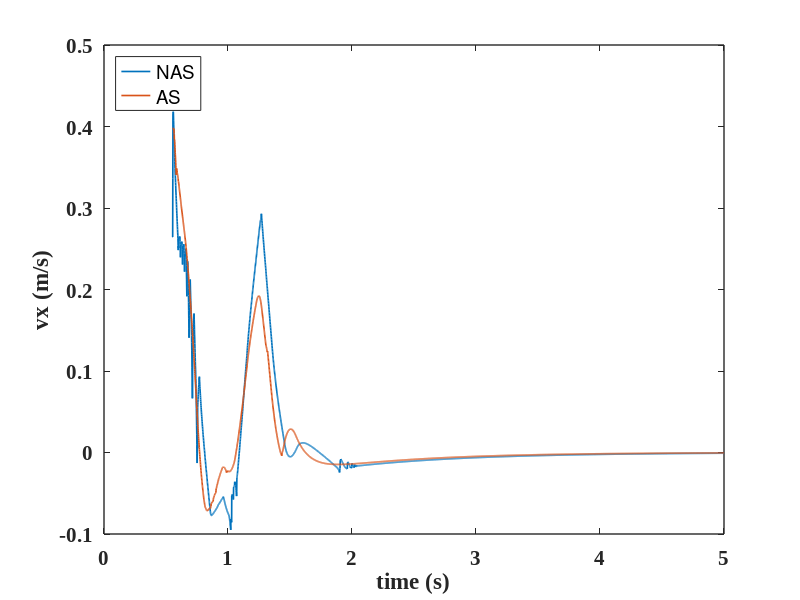
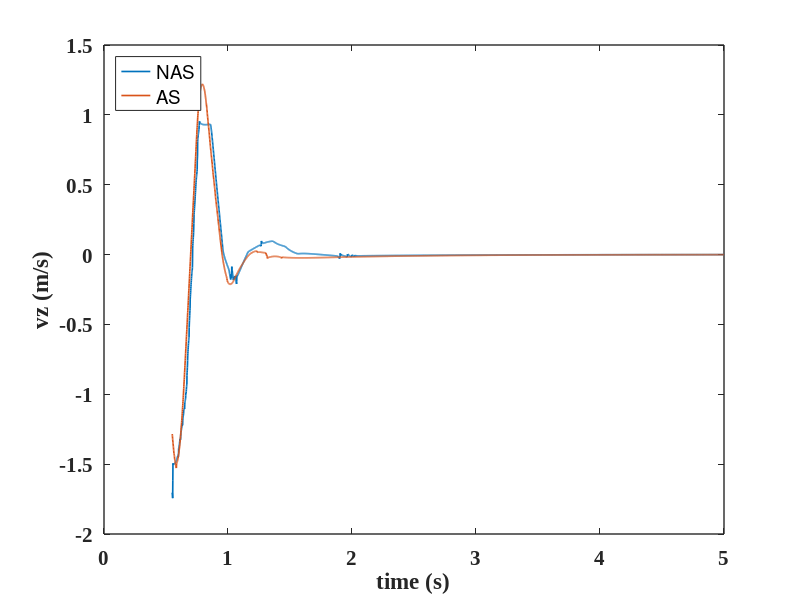
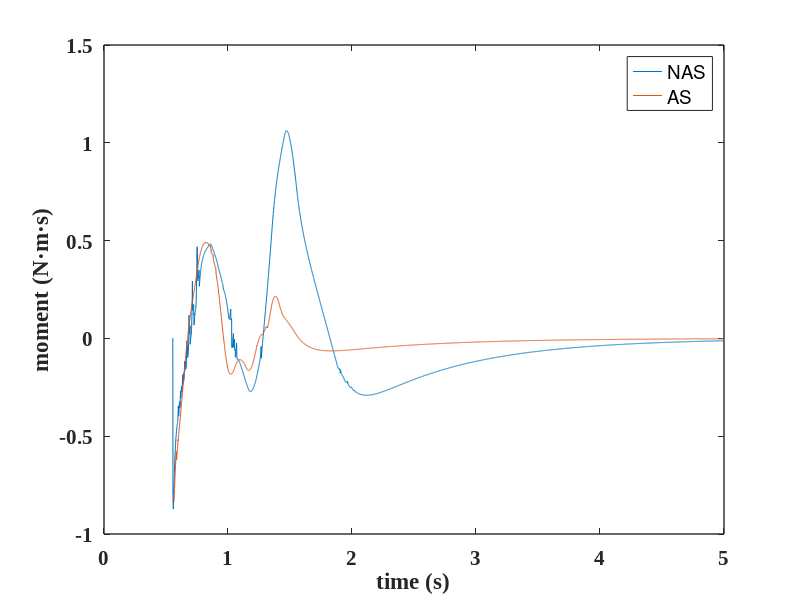

Reproduce these figures in MATLAB, in order. (Note: this script raises an error after producing the figures.)
clear;
close all;
%% h=[0.1,0.15,0.2] l=[0.1,0.15,0.2]
% h=0.1, l=0.1;
% h=0.1, l=0.15;
% h=0.1, l=0.2;

%% h=0.1, l=0.1;
% % E_Lower_as=124.4J;
% % E_Upper_as=7.77
% % E_Lower_nas=165.8J;
% % E_Upper_nas=0.09J;
% 
% % agility_as=0.2733 m/s
% % agility_nas=0.2719 m/s
% 
% % stability_time_as=3.661s
% % stability_time_nas=4.308s
% % sum_error_p_as=512 N m s
% % sum_error_p_nas=879 N m s
% % just keeping the stability of posture
% 
% load('h=0.1_l=0.1/energy_nas.mat');
% % load('h=0.1_l=0.1/energy_as.mat');
% E_RThigh_nas=Energy_Recording.energy_cost_joint(:,2+1)';
% E_RThigh_nas=E_RThigh_nas(:,2:end);
% E_RKnee_nas=Energy_Recording.energy_cost_joint(:,3+1)';
% E_RKnee_nas=E_RKnee_nas(:,2:end);
% E_RAnkle_nas=Energy_Recording.energy_cost_joint(:,4+1)';
% E_RAnkle_nas=E_RAnkle_nas(:,2:end);
% 
% E_LThigh_nas=Energy_Recording.energy_cost_joint(:,7+1)';
% E_LThigh_nas=E_LThigh_nas(:,2:end);
% E_LKnee_nas=Energy_Recording.energy_cost_joint(:,8+1)';
% E_LKnee_nas=E_LKnee_nas(:,2:end);
% E_LAnkle_nas=Energy_Recording.energy_cost_joint(:,9+1)';
% E_LAnkle_nas=E_LAnkle_nas(:,2:end);
% 
% E_RHipz_nas=Energy_Recording.energy_cost_joint(:,0+1)';
% E_RHipz_nas=E_RHipz_nas(:,2:end);
% E_RHipx_nas=Energy_Recording.energy_cost_joint(:,1+1)';
% E_RHipx_nas=E_RHipx_nas(:,2:end);
% 
% E_LHipz_nas=Energy_Recording.energy_cost_joint(:,5+1)';
% E_LHipz_nas=E_LHipz_nas(:,2:end);
% E_LHipx_nas=Energy_Recording.energy_cost_joint(:,6+1)';
% E_LHipx_nas=E_LHipx_nas(:,2:end);
% 
% E_Lower_nas=E_RThigh_nas(:,end)+E_LThigh_nas(:,end)+E_RKnee_nas(:,end)+...
%                 E_LKnee_nas(:,end)+E_RAnkle_nas(:,end)+E_LAnkle_nas(:,end)+...
%                 E_RHipz_nas(:,end)+E_RHipx_nas(:,end)+...
%                 E_LHipz_nas(:,end)+E_LHipx_nas(:,end);
%             
% E_Upper_nas=Energy_Recording.energy_cost_joint(:,10+1:end);
% E_Upper_nas=sum(E_Upper_nas(end,:));
% 
% load('h=0.1_l=0.1/v_nas.mat');
% vx_NAS=Velocity_Recording.actual_com_velocity(:,1)';
% vx_NAS=vx_NAS(:,2:end);
% vz_NAS=Velocity_Recording.actual_com_velocity(:,3)';
% vz_NAS=vz_NAS(:,2:end);
% Mp_NAS=Velocity_Recording.pitch_moment;
% Mp_NAS=Mp_NAS(:,2:end);
% 
% load('h=0.1_l=0.1/v_as.mat');
% vx_AS=Velocity_Recording.actual_com_velocity(:,1)';
% vx_AS=vx_AS(:,2:end);
% vz_AS=Velocity_Recording.actual_com_velocity(:,3)';
% vz_AS=vz_AS(:,2:end);
% Mp_AS=Velocity_Recording.pitch_moment;
% Mp_AS=Mp_AS(:,2:end);
% 
% time=Velocity_Recording.lcm_timestamp/5;
% a=1;
% num=5000;
% time=time(:,a:num);
% 
% 
% f1=figure;
% plot(time,vx_NAS(:,a:num),'LineWidth',1.2);
% hold on;
% plot(time,vx_AS(:,a:num),'LineWidth',1.2);
% xlabel('time (s)');ylabel('vx (m/s)');
% legend('NAS','AS','Location', 'northwest');
% set(gca, 'linewidth',1, 'fontsize',15,'Fontname', 'Times New Roman','FontWeight','bold');
% 
% 
% f2=figure;
% plot(time,vz_NAS(:,a:num),'LineWidth',1.2);
% hold on;
% plot(time,vz_AS(:,a:num),'LineWidth',1.2);
% xlabel('time (s)');ylabel('vz (m/s)');
% legend('NAS','AS','Location', 'northwest');
% set(gca, 'linewidth',1, 'fontsize',15,'Fontname', 'Times New Roman','FontWeight','bold');
% 
% 
% f3=figure;
% plot(time,Mp_NAS(:,a:num));
% xlabel('time (s)');ylabel('moment (N·m·s)');
% hold on;
% plot(time,Mp_AS(:,a:num));
% hold on;
% legend('NAS','AS');
% set(gca, 'linewidth',1,'FontSize',15,'Fontname', 'Times New Roman','FontWeight','bold');
% agility_as=cal_agility(vx_AS(:,200),vz_AS(:,200));
% agility_nas=cal_agility(vx_NAS(:,200),vz_NAS(:,200));
% 
% 
% time=Velocity_Recording.lcm_timestamp/5;
% a=500;
% num=5000;
% time=time(:,a:num);
% sum_error_p_as=sum(abs(Mp_AS(:,a:num)));
% sum_error_p_nas=sum(abs(Mp_NAS(:,a:num)));
% 
% sum_error_vx_as=sum(abs(vx_AS(:,a:num)));
% sum_error_vx_nas=sum(abs(vx_NAS(:,a:num)));
% 
% sum_error_vz_as=sum(abs(vz_AS(:,a:num)));
% sum_error_vz_nas=sum(abs(vz_NAS(:,a:num)));
% 
% a=0;


%% h=0.1, l=0.15;
% % E_Lower_as=133.1J;
% % E_Upper_as=5.8J
% % E_Lower_nas=181J;
% % E_Upper_nas=0.32J;
% 
% % agility_as=0.3809 m/s
% % agility_nas=0.3807 m/s
% 
% % % stability_time_as=3.661s
% % % stability_time_nas=4.308s
% % sum_error_p_as=188 N m s
% % sum_error_p_nas=474 N m s
% % just keeping the stability of posture
% 
% % load('h=0.1_l=0.15/energy_nas.mat');
% load('h=0.1_l=0.15/energy_as.mat');
% E_RThigh_nas=Energy_Recording.energy_cost_joint(:,2+1)';
% E_RThigh_nas=E_RThigh_nas(:,2:end);
% E_RKnee_nas=Energy_Recording.energy_cost_joint(:,3+1)';
% E_RKnee_nas=E_RKnee_nas(:,2:end);
% E_RAnkle_nas=Energy_Recording.energy_cost_joint(:,4+1)';
% E_RAnkle_nas=E_RAnkle_nas(:,2:end);
% 
% E_LThigh_nas=Energy_Recording.energy_cost_joint(:,7+1)';
% E_LThigh_nas=E_LThigh_nas(:,2:end);
% E_LKnee_nas=Energy_Recording.energy_cost_joint(:,8+1)';
% E_LKnee_nas=E_LKnee_nas(:,2:end);
% E_LAnkle_nas=Energy_Recording.energy_cost_joint(:,9+1)';
% E_LAnkle_nas=E_LAnkle_nas(:,2:end);
% 
% E_RHipz_nas=Energy_Recording.energy_cost_joint(:,0+1)';
% E_RHipz_nas=E_RHipz_nas(:,2:end);
% E_RHipx_nas=Energy_Recording.energy_cost_joint(:,1+1)';
% E_RHipx_nas=E_RHipx_nas(:,2:end);
% 
% E_LHipz_nas=Energy_Recording.energy_cost_joint(:,5+1)';
% E_LHipz_nas=E_LHipz_nas(:,2:end);
% E_LHipx_nas=Energy_Recording.energy_cost_joint(:,6+1)';
% E_LHipx_nas=E_LHipx_nas(:,2:end);
% 
% E_Lower_nas=E_RThigh_nas(:,end)+E_LThigh_nas(:,end)+E_RKnee_nas(:,end)+...
%                 E_LKnee_nas(:,end)+E_RAnkle_nas(:,end)+E_LAnkle_nas(:,end)+...
%                 E_RHipz_nas(:,end)+E_RHipx_nas(:,end)+...
%                 E_LHipz_nas(:,end)+E_LHipx_nas(:,end);
%             
% E_Upper_nas=Energy_Recording.energy_cost_joint(:,10+1:end);
% E_Upper_nas=sum(E_Upper_nas(end,:));
% 
% load('h=0.1_l=0.15/v_nas.mat');
% vx_NAS=Velocity_Recording.actual_com_velocity(:,1)';
% vx_NAS=vx_NAS(:,2:end);
% vz_NAS=Velocity_Recording.actual_com_velocity(:,3)';
% vz_NAS=vz_NAS(:,2:end);
% Mp_NAS=Velocity_Recording.pitch_moment;
% Mp_NAS=Mp_NAS(:,2:end);
% 
% load('h=0.1_l=0.15/v_as.mat');
% vx_AS=Velocity_Recording.actual_com_velocity(:,1)';
% vx_AS=vx_AS(:,2:end);
% vz_AS=Velocity_Recording.actual_com_velocity(:,3)';
% vz_AS=vz_AS(:,2:end);
% Mp_AS=Velocity_Recording.pitch_moment;
% Mp_AS=Mp_AS(:,2:end);
% 
% time=Velocity_Recording.lcm_timestamp/5;
% a=1;
% num=5000;
% time=time(:,a:num);
% 
% 
% f1=figure;
% plot(time,vx_NAS(:,a:num),'LineWidth',1.2);
% hold on;
% plot(time,vx_AS(:,a:num),'LineWidth',1.2);
% xlabel('time (s)');ylabel('vx (m/s)');
% legend('NAS','AS','Location', 'northwest');
% set(gca, 'linewidth',1, 'fontsize',15,'Fontname', 'Times New Roman','FontWeight','bold');
% 
% 
% f2=figure;
% plot(time,vz_NAS(:,a:num),'LineWidth',1.2);
% hold on;
% plot(time,vz_AS(:,a:num),'LineWidth',1.2);
% xlabel('time (s)');ylabel('vz (m/s)');
% legend('NAS','AS','Location', 'northwest');
% set(gca, 'linewidth',1, 'fontsize',15,'Fontname', 'Times New Roman','FontWeight','bold');
% 
% 
% f3=figure;
% plot(time,Mp_NAS(:,a:num));
% xlabel('time (s)');ylabel('moment (N·m·s)');
% hold on;
% plot(time,Mp_AS(:,a:num));
% hold on;
% legend('NAS','AS');
% set(gca, 'linewidth',1,'FontSize',15,'Fontname', 'Times New Roman','FontWeight','bold');
% agility_as=cal_agility(vx_AS(:,200),vz_AS(:,200));
% agility_nas=cal_agility(vx_NAS(:,200),vz_NAS(:,200));
% 
% 
% time=Velocity_Recording.lcm_timestamp/5;
% a=500;
% num=5000;
% time=time(:,a:num);
% sum_error_p_as=sum(abs(Mp_AS(:,a:num)));
% sum_error_p_nas=sum(abs(Mp_NAS(:,a:num)));
% 
% sum_error_vx_as=sum(abs(vx_AS(:,a:num)));
% sum_error_vx_nas=sum(abs(vx_NAS(:,a:num)));
% 
% sum_error_vz_as=sum(abs(vz_AS(:,a:num)));
% sum_error_vz_nas=sum(abs(vz_NAS(:,a:num)));
% 
% a=0;


%% h=0.15, l=0.1;
% E_Lower_as=151J;
% E_Upper_as=13.82
% E_Lower_nas=198.83J;
% E_Upper_nas=0.13J;
% agility_as=0.33m/s
% agility_nas=0.31m/s
% stability_time_as=2.921s
% stability_time_nas=4.533s
% sum_error_p_as=283.05m/s
% sum_error_p_nas=805.41m/s
% sum_error_vx_as=118.40m/s
% sum_error_vx_nas=138.71m/s
% sum_error_vz_as=383.16m/s
% sum_error_vz_nas=392.38m/s

% load('h_0.15_l_0.1_energy_nas.mat');
load('h_0.15_l_0.1_energy_as.mat');
E_RThigh_nas=Energy_Recording.energy_cost_joint(:,2+1)';
E_RThigh_nas=E_RThigh_nas(:,2:end);
E_RKnee_nas=Energy_Recording.energy_cost_joint(:,3+1)';
E_RKnee_nas=E_RKnee_nas(:,2:end);
E_RAnkle_nas=Energy_Recording.energy_cost_joint(:,4+1)';
E_RAnkle_nas=E_RAnkle_nas(:,2:end);

E_LThigh_nas=Energy_Recording.energy_cost_joint(:,7+1)';
E_LThigh_nas=E_LThigh_nas(:,2:end);
E_LKnee_nas=Energy_Recording.energy_cost_joint(:,8+1)';
E_LKnee_nas=E_LKnee_nas(:,2:end);
E_LAnkle_nas=Energy_Recording.energy_cost_joint(:,9+1)';
E_LAnkle_nas=E_LAnkle_nas(:,2:end);

E_RHipz_nas=Energy_Recording.energy_cost_joint(:,0+1)';
E_RHipz_nas=E_RHipz_nas(:,2:end);
E_RHipx_nas=Energy_Recording.energy_cost_joint(:,1+1)';
E_RHipx_nas=E_RHipx_nas(:,2:end);

E_LHipz_nas=Energy_Recording.energy_cost_joint(:,5+1)';
E_LHipz_nas=E_LHipz_nas(:,2:end);
E_LHipx_nas=Energy_Recording.energy_cost_joint(:,6+1)';
E_LHipx_nas=E_LHipx_nas(:,2:end);

E_Lower_nas=E_RThigh_nas(:,end)+E_LThigh_nas(:,end)+E_RKnee_nas(:,end)+...
                E_LKnee_nas(:,end)+E_RAnkle_nas(:,end)+E_LAnkle_nas(:,end)+...
                E_RHipz_nas(:,end)+E_RHipx_nas(:,end)+...
                E_LHipz_nas(:,end)+E_LHipx_nas(:,end);
            
E_Upper_nas=Energy_Recording.energy_cost_joint(:,10+1:end);
E_Upper_nas=sum(E_Upper_nas(end,:));
load('h_0.15_l_0.1_v_nas.mat');
vx_NAS=Velocity_Recording.actual_com_velocity(:,1)';
vx_NAS=vx_NAS(:,2:end);
vz_NAS=Velocity_Recording.actual_com_velocity(:,3)';
vz_NAS=vz_NAS(:,2:end);
Mp_NAS=Velocity_Recording.pitch_moment;
Mp_NAS=Mp_NAS(:,2:end);

load('h_0.15_l_0.1_v_as.mat');
vx_AS=Velocity_Recording.actual_com_velocity(:,1)';
vx_AS=vx_AS(:,2:end);
vz_AS=Velocity_Recording.actual_com_velocity(:,3)';
vz_AS=vz_AS(:,2:end);
Mp_AS=Velocity_Recording.pitch_moment;
Mp_AS=Mp_AS(:,2:end);

time=Velocity_Recording.lcm_timestamp/5;
a=550;
num=5000;
time=time(:,a:num);


f1=figure;
plot(time,vx_NAS(:,a:num),'LineWidth',1.2);
hold on;
plot(time,vx_AS(:,a:num),'LineWidth',1.2);
xlabel('time (s)');ylabel('vx (m/s)');
legend('NAS','AS','Location', 'northwest');
set(gca, 'linewidth',1, 'fontsize',15,'Fontname', 'Times New Roman','FontWeight','bold');


f2=figure;
plot(time,vz_NAS(:,a:num),'LineWidth',1.2);
hold on;
plot(time,vz_AS(:,a:num),'LineWidth',1.2);
xlabel('time (s)');ylabel('vz (m/s)');
legend('NAS','AS','Location', 'northwest');
set(gca, 'linewidth',1, 'fontsize',15,'Fontname', 'Times New Roman','FontWeight','bold');


f3=figure;
plot(time,Mp_NAS(:,a:num));
xlabel('time (s)');ylabel('moment (N·m·s)');
hold on;
plot(time,Mp_AS(:,a:num));
hold on;
legend('NAS','AS');
set(gca, 'linewidth',1,'FontSize',15,'Fontname', 'Times New Roman','FontWeight','bold');

time=Velocity_Recording.lcm_timestamp/5;
a=550;
num=5000;
time=time(:,a:num);
sum_error_p_as=sum(abs(Mp_AS(:,a:num)));
sum_error_p_nas=sum(abs(Mp_NAS(:,a:num)));

sum_error_vx_as=sum(abs(vx_AS(:,a:num)));
sum_error_vx_nas=sum(abs(vx_NAS(:,a:num)));

sum_error_vz_as=sum(abs(vz_AS(:,a:num)));
sum_error_vz_nas=sum(abs(vz_NAS(:,a:num)));
a=0;


%% h=0.15, l=0.15;
% E_Lower_as=175.3J;
% E_Upper_as=23.1
% E_Lower_nas=272.7J;
% E_Upper_nas=0.49J;

% agility_as=0.36m/s
% agility_nas=0.32m/s

% stability_time_as=2.921s
% stability_time_nas=4.533s
% sum_error_p_as=283.05m/s
% sum_error_p_nas=805.41m/s
% sum_error_vx_as=118.40m/s
% sum_error_vx_nas=138.71m/s
% sum_error_vz_as=383.16m/s
% sum_error_vz_nas=392.38m/s

% load('h_0.15_l_0.1_energy_nas.mat');
% load('h=0.15_l=0.15/energy_as.mat');
% E_RThigh_nas=Energy_Recording.energy_cost_joint(:,2+1)';
% E_RThigh_nas=E_RThigh_nas(:,2:end);
% E_RKnee_nas=Energy_Recording.energy_cost_joint(:,3+1)';
% E_RKnee_nas=E_RKnee_nas(:,2:end);
% E_RAnkle_nas=Energy_Recording.energy_cost_joint(:,4+1)';
% E_RAnkle_nas=E_RAnkle_nas(:,2:end);
% 
% E_LThigh_nas=Energy_Recording.energy_cost_joint(:,7+1)';
% E_LThigh_nas=E_LThigh_nas(:,2:end);
% E_LKnee_nas=Energy_Recording.energy_cost_joint(:,8+1)';
% E_LKnee_nas=E_LKnee_nas(:,2:end);
% E_LAnkle_nas=Energy_Recording.energy_cost_joint(:,9+1)';
% E_LAnkle_nas=E_LAnkle_nas(:,2:end);
% 
% E_RHipz_nas=Energy_Recording.energy_cost_joint(:,0+1)';
% E_RHipz_nas=E_RHipz_nas(:,2:end);
% E_RHipx_nas=Energy_Recording.energy_cost_joint(:,1+1)';
% E_RHipx_nas=E_RHipx_nas(:,2:end);
% 
% E_LHipz_nas=Energy_Recording.energy_cost_joint(:,5+1)';
% E_LHipz_nas=E_LHipz_nas(:,2:end);
% E_LHipx_nas=Energy_Recording.energy_cost_joint(:,6+1)';
% E_LHipx_nas=E_LHipx_nas(:,2:end);
% 
% E_Lower_nas=E_RThigh_nas(:,end)+E_LThigh_nas(:,end)+E_RKnee_nas(:,end)+...
%                 E_LKnee_nas(:,end)+E_RAnkle_nas(:,end)+E_LAnkle_nas(:,end)+...
%                 E_RHipz_nas(:,end)+E_RHipx_nas(:,end)+...
%                 E_LHipz_nas(:,end)+E_LHipx_nas(:,end);
%             
% E_Upper_nas=Energy_Recording.energy_cost_joint(:,10+1:end);
% E_Upper_nas=sum(E_Upper_nas(end,:));
% 
% load('h=0.15_l=0.15/v_nas.mat');
% vx_NAS=Velocity_Recording.actual_com_velocity(:,1)';
% vx_NAS=vx_NAS(:,2:end);
% vz_NAS=Velocity_Recording.actual_com_velocity(:,3)';
% vz_NAS=vz_NAS(:,2:end);
% Mp_NAS=Velocity_Recording.pitch_moment;
% Mp_NAS=Mp_NAS(:,2:end);
% 
% load('h=0.15_l=0.15/v_as.mat');
% vx_AS=Velocity_Recording.actual_com_velocity(:,1)';
% vx_AS=vx_AS(:,2:end);
% vz_AS=Velocity_Recording.actual_com_velocity(:,3)';
% vz_AS=vz_AS(:,2:end);
% Mp_AS=Velocity_Recording.pitch_moment;
% Mp_AS=Mp_AS(:,2:end);
% 
% time=Velocity_Recording.lcm_timestamp/5;
% a=1;
% num=5000;
% time=time(:,a:num);
% 
% 
% f1=figure;
% plot(time,vx_NAS(:,a:num),'LineWidth',1.2);
% hold on;
% plot(time,vx_AS(:,a:num),'LineWidth',1.2);
% xlabel('time (s)');ylabel('vx (m/s)');
% legend('NAS','AS','Location', 'northwest');
% set(gca, 'linewidth',1, 'fontsize',15,'Fontname', 'Times New Roman','FontWeight','bold');
% 
% 
% f2=figure;
% plot(time,vz_NAS(:,a:num),'LineWidth',1.2);
% hold on;
% plot(time,vz_AS(:,a:num),'LineWidth',1.2);
% xlabel('time (s)');ylabel('vz (m/s)');
% legend('NAS','AS','Location', 'northwest');
% set(gca, 'linewidth',1, 'fontsize',15,'Fontname', 'Times New Roman','FontWeight','bold');
% 
% 
% f3=figure;
% plot(time,Mp_NAS(:,a:num));
% xlabel('time (s)');ylabel('moment (N·m·s)');
% hold on;
% plot(time,Mp_AS(:,a:num));
% hold on;
% legend('NAS','AS');
% set(gca, 'linewidth',1,'FontSize',15,'Fontname', 'Times New Roman','FontWeight','bold');
% agility_as=cal_agility(vx_AS(:,200),vz_AS(:,200));
% agility_nas=cal_agility(vx_NAS(:,200),vz_NAS(:,200));
% 
% 
% time=Velocity_Recording.lcm_timestamp/5;
% a=550;
% num=5000;
% time=time(:,a:num);
% sum_error_p_as=sum(abs(Mp_AS(:,a:num)));
% sum_error_p_nas=sum(abs(Mp_NAS(:,a:num)));
% 
% sum_error_vx_as=sum(abs(vx_AS(:,a:num)));
% sum_error_vx_nas=sum(abs(vx_NAS(:,a:num)));
% 
% sum_error_vz_as=sum(abs(vz_AS(:,a:num)));
% sum_error_vz_nas=sum(abs(vz_NAS(:,a:num)));



%% h=0.15, l=0.2;
% E_Lower_as=171.16J;
% E_Upper_as=23.1
% E_Lower_nas=272.8J;
% E_Upper_nas=1.46J;

% agility_as=0.447 m/s
% agility_nas=0.43 m/s

% stability_time_as=2.921s
% stability_time_nas=4.533s
% sum_error_p_as=217.7m/s
% sum_error_p_nas=277.2m/s
% just keeping the stability of posture

% load('h=0.15_l=0.2/energy_nas.mat');
% load('h=0.15_l=0.2/energy_as.mat');
% E_RThigh_nas=Energy_Recording.energy_cost_joint(:,2+1)';
% E_RThigh_nas=E_RThigh_nas(:,2:end);
% E_RKnee_nas=Energy_Recording.energy_cost_joint(:,3+1)';
% E_RKnee_nas=E_RKnee_nas(:,2:end);
% E_RAnkle_nas=Energy_Recording.energy_cost_joint(:,4+1)';
% E_RAnkle_nas=E_RAnkle_nas(:,2:end);
% 
% E_LThigh_nas=Energy_Recording.energy_cost_joint(:,7+1)';
% E_LThigh_nas=E_LThigh_nas(:,2:end);
% E_LKnee_nas=Energy_Recording.energy_cost_joint(:,8+1)';
% E_LKnee_nas=E_LKnee_nas(:,2:end);
% E_LAnkle_nas=Energy_Recording.energy_cost_joint(:,9+1)';
% E_LAnkle_nas=E_LAnkle_nas(:,2:end);
% 
% E_RHipz_nas=Energy_Recording.energy_cost_joint(:,0+1)';
% E_RHipz_nas=E_RHipz_nas(:,2:end);
% E_RHipx_nas=Energy_Recording.energy_cost_joint(:,1+1)';
% E_RHipx_nas=E_RHipx_nas(:,2:end);
% 
% E_LHipz_nas=Energy_Recording.energy_cost_joint(:,5+1)';
% E_LHipz_nas=E_LHipz_nas(:,2:end);
% E_LHipx_nas=Energy_Recording.energy_cost_joint(:,6+1)';
% E_LHipx_nas=E_LHipx_nas(:,2:end);
% 
% E_Lower_nas=E_RThigh_nas(:,end)+E_LThigh_nas(:,end)+E_RKnee_nas(:,end)+...
%                 E_LKnee_nas(:,end)+E_RAnkle_nas(:,end)+E_LAnkle_nas(:,end)+...
%                 E_RHipz_nas(:,end)+E_RHipx_nas(:,end)+...
%                 E_LHipz_nas(:,end)+E_LHipx_nas(:,end);
%             
% E_Upper_nas=Energy_Recording.energy_cost_joint(:,10+1:end);
% E_Upper_nas=sum(E_Upper_nas(end,:));
% 
% load('h=0.15_l=0.2/v_nas.mat');
% vx_NAS=Velocity_Recording.actual_com_velocity(:,1)';
% vx_NAS=vx_NAS(:,2:end);
% vz_NAS=Velocity_Recording.actual_com_velocity(:,3)';
% vz_NAS=vz_NAS(:,2:end);
% Mp_NAS=Velocity_Recording.pitch_moment;
% Mp_NAS=Mp_NAS(:,2:end);
% 
% load('h=0.15_l=0.2/v_as.mat');
% vx_AS=Velocity_Recording.actual_com_velocity(:,1)';
% vx_AS=vx_AS(:,2:end);
% vz_AS=Velocity_Recording.actual_com_velocity(:,3)';
% vz_AS=vz_AS(:,2:end);
% Mp_AS=Velocity_Recording.pitch_moment;
% Mp_AS=Mp_AS(:,2:end);
% 
% time=Velocity_Recording.lcm_timestamp/5;
% a=1;
% num=5000;
% time=time(:,a:num);
% 
% 
% f1=figure;
% plot(time,vx_NAS(:,a:num),'LineWidth',1.2);
% hold on;
% plot(time,vx_AS(:,a:num),'LineWidth',1.2);
% xlabel('time (s)');ylabel('vx (m/s)');
% legend('NAS','AS','Location', 'northwest');
% set(gca, 'linewidth',1, 'fontsize',15,'Fontname', 'Times New Roman','FontWeight','bold');
% 
% 
% f2=figure;
% plot(time,vz_NAS(:,a:num),'LineWidth',1.2);
% hold on;
% plot(time,vz_AS(:,a:num),'LineWidth',1.2);
% xlabel('time (s)');ylabel('vz (m/s)');
% legend('NAS','AS','Location', 'northwest');
% set(gca, 'linewidth',1, 'fontsize',15,'Fontname', 'Times New Roman','FontWeight','bold');
% 
% 
% f3=figure;
% plot(time,Mp_NAS(:,a:num));
% xlabel('time (s)');ylabel('moment (N·m·s)');
% hold on;
% plot(time,Mp_AS(:,a:num));
% hold on;
% legend('NAS','AS');
% set(gca, 'linewidth',1,'FontSize',15,'Fontname', 'Times New Roman','FontWeight','bold');
% agility_as=cal_agility(vx_AS(:,200),vz_AS(:,200));
% agility_nas=cal_agility(vx_NAS(:,200),vz_NAS(:,200));
% 
% 
% time=Velocity_Recording.lcm_timestamp/5;
% a=550;
% num=5000;
% time=time(:,a:num);
% sum_error_p_as=sum(abs(Mp_AS(:,a:num)));
% sum_error_p_nas=sum(abs(Mp_NAS(:,a:num)));
% 
% sum_error_vx_as=sum(abs(vx_AS(:,a:num)));
% sum_error_vx_nas=sum(abs(vx_NAS(:,a:num)));
% 
% sum_error_vz_as=sum(abs(vz_AS(:,a:num)));
% sum_error_vz_nas=sum(abs(vz_NAS(:,a:num)));
% 
% a=0;agility_nas=cal_agility(vx_NAS(:,200),vz_NAS(:,200));
% 
% 
% time=Velocity_Recording.lcm_timestamp/5;
% a=550;
% num=5000;
% time=time(:,a:num);
% sum_error_p_as=sum(abs(Mp_AS(:,a:num)));
% sum_error_p_nas=sum(abs(Mp_NAS(:,a:num)));
% 
% sum_error_vx_as=sum(abs(vx_AS(:,a:num)));
% sum_error_vx_nas=sum(abs(vx_NAS(:,a:num)));
% 
% sum_error_vz_as=sum(abs(vz_AS(:,a:num)));
% sum_error_vz_nas=sum(abs(vz_NAS(:,a:num)));
% 
% a=0;





%% h=0.2, l=0.1;
% E_Lower_as=186.3J;
% E_Upper_as=12.7J
% E_Lower_nas=188;
% E_Upper_nas=0.23J;

% agility_as=0.3966 m/s
% agility_nas=0.395 m/s

% % stability_time_as=3.661s
% % stability_time_nas=4.308s
% sum_error_p_as=182 N m s
% sum_error_p_nas=242 N m s
% just keeping the stability of posture

% load('h=0.2_l=0.1/energy_nas.mat');
% % load('h=0.2_l=0.1/energy_as.mat');
% E_RThigh_nas=Energy_Recording.energy_cost_joint(:,2+1)';
% E_RThigh_nas=E_RThigh_nas(:,2:end);
% E_RKnee_nas=Energy_Recording.energy_cost_joint(:,3+1)';
% E_RKnee_nas=E_RKnee_nas(:,2:end);
% E_RAnkle_nas=Energy_Recording.energy_cost_joint(:,4+1)';
% E_RAnkle_nas=E_RAnkle_nas(:,2:end);
% 
% E_LThigh_nas=Energy_Recording.energy_cost_joint(:,7+1)';
% E_LThigh_nas=E_LThigh_nas(:,2:end);
% E_LKnee_nas=Energy_Recording.energy_cost_joint(:,8+1)';
% E_LKnee_nas=E_LKnee_nas(:,2:end);
% E_LAnkle_nas=Energy_Recording.energy_cost_joint(:,9+1)';
% E_LAnkle_nas=E_LAnkle_nas(:,2:end);
% 
% E_RHipz_nas=Energy_Recording.energy_cost_joint(:,0+1)';
% E_RHipz_nas=E_RHipz_nas(:,2:end);
% E_RHipx_nas=Energy_Recording.energy_cost_joint(:,1+1)';
% E_RHipx_nas=E_RHipx_nas(:,2:end);
% 
% E_LHipz_nas=Energy_Recording.energy_cost_joint(:,5+1)';
% E_LHipz_nas=E_LHipz_nas(:,2:end);
% E_LHipx_nas=Energy_Recording.energy_cost_joint(:,6+1)';
% E_LHipx_nas=E_LHipx_nas(:,2:end);
% 
% E_Lower_nas=E_RThigh_nas(:,end)+E_LThigh_nas(:,end)+E_RKnee_nas(:,end)+...
%                 E_LKnee_nas(:,end)+E_RAnkle_nas(:,end)+E_LAnkle_nas(:,end)+...
%                 E_RHipz_nas(:,end)+E_RHipx_nas(:,end)+...
%                 E_LHipz_nas(:,end)+E_LHipx_nas(:,end);
%             
% E_Upper_nas=Energy_Recording.energy_cost_joint(:,10+1:end);
% E_Upper_nas=sum(E_Upper_nas(end,:));
% 
% load('h=0.2_l=0.1/v_nas.mat');
% vx_NAS=Velocity_Recording.actual_com_velocity(:,1)';
% vx_NAS=vx_NAS(:,2:end);
% vz_NAS=Velocity_Recording.actual_com_velocity(:,3)';
% vz_NAS=vz_NAS(:,2:end);
% Mp_NAS=Velocity_Recording.pitch_moment;
% Mp_NAS=Mp_NAS(:,2:end);
% 
% load('h=0.2_l=0.1/v_as.mat');
% vx_AS=Velocity_Recording.actual_com_velocity(:,1)';
% vx_AS=vx_AS(:,2:end);
% vz_AS=Velocity_Recording.actual_com_velocity(:,3)';
% vz_AS=vz_AS(:,2:end);
% Mp_AS=Velocity_Recording.pitch_moment;
% Mp_AS=Mp_AS(:,2:end);
% 
% time=Velocity_Recording.lcm_timestamp/5;
% a=1;
% num=5000;
% time=time(:,a:num);
% 
% 
% f1=figure;
% plot(time,vx_NAS(:,a:num),'LineWidth',1.2);
% hold on;
% plot(time,vx_AS(:,a:num),'LineWidth',1.2);
% xlabel('time (s)');ylabel('vx (m/s)');
% legend('NAS','AS','Location', 'northwest');
% set(gca, 'linewidth',1, 'fontsize',15,'Fontname', 'Times New Roman','FontWeight','bold');
% 
% 
% f2=figure;
% plot(time,vz_NAS(:,a:num),'LineWidth',1.2);
% hold on;
% plot(time,vz_AS(:,a:num),'LineWidth',1.2);
% xlabel('time (s)');ylabel('vz (m/s)');
% legend('NAS','AS','Location', 'northwest');
% set(gca, 'linewidth',1, 'fontsize',15,'Fontname', 'Times New Roman','FontWeight','bold');
% 
% 
% f3=figure;
% plot(time,Mp_NAS(:,a:num));
% xlabel('time (s)');ylabel('moment (N·m·s)');
% hold on;
% plot(time,Mp_AS(:,a:num));
% hold on;
% legend('NAS','AS');
% set(gca, 'linewidth',1,'FontSize',15,'Fontname', 'Times New Roman','FontWeight','bold');
% agility_as=cal_agility(vx_AS(:,200),vz_AS(:,200));
% agility_nas=cal_agility(vx_NAS(:,200),vz_NAS(:,200));
% 
% 
% time=Velocity_Recording.lcm_timestamp/5;
% a=500;
% num=5000;
% time=time(:,a:num);
% sum_error_p_as=sum(abs(Mp_AS(:,a:num)));
% sum_error_p_nas=sum(abs(Mp_NAS(:,a:num)));
% 
% sum_error_vx_as=sum(abs(vx_AS(:,a:num)));
% sum_error_vx_nas=sum(abs(vx_NAS(:,a:num)));
% 
% sum_error_vz_as=sum(abs(vz_AS(:,a:num)));
% sum_error_vz_nas=sum(abs(vz_NAS(:,a:num)));
% 
% a=0;


%% h=0.2, l=0.15;
% E_Lower_as=274.3J;
% E_Upper_as=0.18J
% E_Lower_nas=201J;
% E_Upper_nas=27.6J;

% agility_as=0.4369 m/s
% agility_nas=0.4156 m/s

% % stability_time_as=3.661s
% % stability_time_nas=4.308s
% sum_error_p_as=186.2 N m s
% sum_error_p_nas=323 N m s
% just keeping the stability of posture

% load('h=0.2_l=0.15/energy_nas.mat');
% load('h=0.2_l=0.15/energy_as.mat');
% E_RThigh_nas=Energy_Recording.energy_cost_joint(:,2+1)';
% E_RThigh_nas=E_RThigh_nas(:,2:end);
% E_RKnee_nas=Energy_Recording.energy_cost_joint(:,3+1)';
% E_RKnee_nas=E_RKnee_nas(:,2:end);
% E_RAnkle_nas=Energy_Recording.energy_cost_joint(:,4+1)';
% E_RAnkle_nas=E_RAnkle_nas(:,2:end);
% 
% E_LThigh_nas=Energy_Recording.energy_cost_joint(:,7+1)';
% E_LThigh_nas=E_LThigh_nas(:,2:end);
% E_LKnee_nas=Energy_Recording.energy_cost_joint(:,8+1)';
% E_LKnee_nas=E_LKnee_nas(:,2:end);
% E_LAnkle_nas=Energy_Recording.energy_cost_joint(:,9+1)';
% E_LAnkle_nas=E_LAnkle_nas(:,2:end);
% 
% E_RHipz_nas=Energy_Recording.energy_cost_joint(:,0+1)';
% E_RHipz_nas=E_RHipz_nas(:,2:end);
% E_RHipx_nas=Energy_Recording.energy_cost_joint(:,1+1)';
% E_RHipx_nas=E_RHipx_nas(:,2:end);
% 
% E_LHipz_nas=Energy_Recording.energy_cost_joint(:,5+1)';
% E_LHipz_nas=E_LHipz_nas(:,2:end);
% E_LHipx_nas=Energy_Recording.energy_cost_joint(:,6+1)';
% E_LHipx_nas=E_LHipx_nas(:,2:end);
% 
% E_Lower_nas=E_RThigh_nas(:,end)+E_LThigh_nas(:,end)+E_RKnee_nas(:,end)+...
%                 E_LKnee_nas(:,end)+E_RAnkle_nas(:,end)+E_LAnkle_nas(:,end)+...
%                 E_RHipz_nas(:,end)+E_RHipx_nas(:,end)+...
%                 E_LHipz_nas(:,end)+E_LHipx_nas(:,end);
%             
% E_Upper_nas=Energy_Recording.energy_cost_joint(:,10+1:end);
% E_Upper_nas=sum(E_Upper_nas(end,:));
% 
% load('h=0.2_l=0.15/v_nas.mat');
% vx_NAS=Velocity_Recording.actual_com_velocity(:,1)';
% vx_NAS=vx_NAS(:,2:end);
% vz_NAS=Velocity_Recording.actual_com_velocity(:,3)';
% vz_NAS=vz_NAS(:,2:end);
% Mp_NAS=Velocity_Recording.pitch_moment;
% Mp_NAS=Mp_NAS(:,2:end);
% 
% load('h=0.2_l=0.15/v_as.mat');
% vx_AS=Velocity_Recording.actual_com_velocity(:,1)';
% vx_AS=vx_AS(:,2:end);
% vz_AS=Velocity_Recording.actual_com_velocity(:,3)';
% vz_AS=vz_AS(:,2:end);
% Mp_AS=Velocity_Recording.pitch_moment;
% Mp_AS=Mp_AS(:,2:end);
% 
% time=Velocity_Recording.lcm_timestamp/5;
% a=1;
% num=5000;
% time=time(:,a:num);
% 
% 
% f1=figure;
% plot(time,vx_NAS(:,a:num),'LineWidth',1.2);
% hold on;
% plot(time,vx_AS(:,a:num),'LineWidth',1.2);
% xlabel('time (s)');ylabel('vx (m/s)');
% legend('NAS','AS','Location', 'northwest');
% set(gca, 'linewidth',1, 'fontsize',15,'Fontname', 'Times New Roman','FontWeight','bold');
% 
% d on;
% plot(time,vz_AS(:,a:num),'LineWidth',1.2);
% xlabel('time (s)');ylabel('vz (m/s)');
% legend('NAS','AS','Location', 'northwest');
% set(gca, 'linewidth',1, 'fontsize',15,'Fontname', 'Times New Roman','FontWeight','bold');
% 
% 
% f3=figure;
% plot(time,Mp_NAS(:,a:num));
% xlabel('time (s)');ylabel('moment (N·m·s)');
% hold on;
% plot(time,Mp_AS(:,a:num));
% hold on;
% legend('NAS','AS');
% set(gca, 'linewidth',1,'FontSize',15,'Fontname', 'Times New Roman','FontWeight','bold');
% agility_as=cal_agility(vx_AS(:,200),vz_AS(:,200));
% agility_nas=cal_agility(vx_NAS(:,200),vz_NAS(:,200));
% 
% 
% time=Velocity_Recording.lcm_timestamp/5;
% a=500;
% num=5000;
% time=time(:,a:num);
% sum_error_p_as=sum(abs(Mp_AS(:,a:num)));
% sum_error_p_nas=sum(abs(Mp_NAS(:,a:num)));
% 
% sum_error_vx_as=sum(abs(vx_AS(:,a:num)));
% sum_error_vx_nas=sum(abs(vx_NAS(:,a:num)));
% 
% sum_error_vz_as=sum(abs(vz_AS(:,a:num)));
% sum_error_vz_nas=sum(abs(vz_NAS(:,a:num)));
% 
% a=0;
% f2=figure;
% plot(time,vz_NAS(:,a:num),'LineWidth',1.2);
% hold on;
% plot(time,vz_AS(:,a:num),'LineWidth',1.2);
% xlabel('time (s)');ylabel('vz (m/s)');
% legend('NAS','AS','Location', 'northwest');
% set(gca, 'linewidth',1, 'fontsize',15,'Fontname', 'Times New Roman','FontWeight','bold');
% 
% 
% f3=figure;
% plot(time,Mp_NAS(:,a:num));
% xlabel('time (s)');ylabel('moment (N·m·s)');
% hold on;
% plot(time,Mp_AS(:,a:num));
% hold on;
% legend('NAS','AS');
% set(gca, 'linewidth',1,'FontSize',15,'Fontname', 'Times New Roman','FontWeight','bold');
% agility_as=cal_agility(vx_AS(:,200),vz_AS(:,200));
% agility_nas=cal_agility(vx_NAS(:,200),vz_NAS(:,200));
% 
% 
% time=Velocity_Recording.lcm_timestamp/5;
% a=500;
% num=5000;
% time=time(:,a:num);
% sum_error_p_as=sum(abs(Mp_AS(:,a:num)));
% sum_error_p_nas=sum(abs(Mp_NAS(:,a:num)));
% 
% sum_error_vx_as=sum(abs(vx_AS(:,a:num)));
% sum_error_vx_nas=sum(abs(vx_NAS(:,a:num)));
% 
% sum_error_vz_as=sum(abs(vz_AS(:,a:num)));
% sum_error_vz_nas=sum(abs(vz_NAS(:,a:num)));
% 
% a=0;
















%%
%     data_record_->joint_position_position[0]=q_[9]; /// torso_to_R_ShoulderRx
%     data_record_->joint_position_position[1]=q_[10]; /// torso_to_L_ShoulderRx
%     data_record_->joint_position_position[2]=q_[13]; /// R_ShoulderRx_to_R_UpperArm
%     data_record_->joint_position_position[3]=q_[14]; /// L_ShoulderRx_to_L_UpperArm
%     data_record_->joint_position_position[4]=q_[17]; /// R_UpperArm_to_R_ForeArm
%     data_record_->joint_position_position[5]=q_[18]; /// L_UpperArm_to_L_ForeArm
% 
%     data_record_->joint_position_position[6]=q_[7]; /// torso_to_R_HipRz
%     data_record_->joint_position_position[7]=q_[11]; /// R_HipRz_to_R_HipRx
%     data_record_->joint_position_position[8]=q_[15]; /// R_HipRx_to_R_Thigh
%     data_record_->joint_position_position[9]=q_[19]; /// R_Knee
%     data_record_->joint_position_position[10]=q_[21]; /// R_Ankle
%     data_record_->joint_position_position[11]=q_[8]; /// torso_to_L_HipRz
%     data_record_->joint_position_position[12]=q_[12]; /// L_HipRz_to_L_HipRx
%     data_record_->joint_position_position[13]=q_[16]; /// L_HipRx_to_L_Thigh
%     data_record_->joint_position_position[14]=q_[20]; /// L_Knee
%     data_record_->joint_position_position[15]=q_[22]; /// L_Ankle





E_RThigh_nas=Energy_Recording.energy_cost_joint(:,2+1)';
E_RThigh_nas=E_RThigh_nas(:,2:end);
E_RKnee_nas=Energy_Recording.energy_cost_joint(:,3+1)';
E_RKnee_nas=E_RKnee_nas(:,2:end);
E_RAnkle_nas=Energy_Recording.energy_cost_joint(:,4+1)';
E_RAnkle_nas=E_RAnkle_nas(:,2:end);

E_LThigh_nas=Energy_Recording.energy_cost_joint(:,7+1)';
E_LThigh_nas=E_LThigh_nas(:,2:end);
E_LKnee_nas=Energy_Recording.energy_cost_joint(:,8+1)';
E_LKnee_nas=E_LKnee_nas(:,2:end);
E_LAnkle_nas=Energy_Recording.energy_cost_joint(:,9+1)';
E_LAnkle_nas=E_LAnkle_nas(:,2:end);

E_RHipz_nas=Energy_Recording.energy_cost_joint(:,0+1)';
E_RHipz_nas=E_RHipz_nas(:,2:end);
E_RHipx_nas=Energy_Recording.energy_cost_joint(:,1+1)';
E_RHipx_nas=E_RHipx_nas(:,2:end);

E_LHipz_nas=Energy_Recording.energy_cost_joint(:,5+1)';
E_LHipz_nas=E_LHipz_nas(:,2:end);
E_LHipx_nas=Energy_Recording.energy_cost_joint(:,6+1)';
E_LHipx_nas=E_LHipx_nas(:,2:end);




bb=1;


% h=0.15, l=0.1;
% h=0.15, l=0.15;
% h=0.15, l=0.2;

% h=0.2, l=0.1;
% h=0.2, l=0.15;
% h=0.2, l=0.2;
%%
% % robot with arm no swing 
% load('robot_with_arm/WBC/h=0.15_l=0.1/no_swing/velocity.mat');
% %%% actual velocity
% z_velocity_act_witharm_noswing=Velocity_Recording.actual_com_velocity(:,3)';
% z_velocity_act_witharm_noswing=z_velocity_act_witharm_noswing(:,2:end);
% x_velocity_act_witharm_noswing=Velocity_Recording.actual_com_velocity(:,1)';
% x_velocity_act_witharm_noswing=x_velocity_act_witharm_noswing(:,2:end);
% %%% desire velocity
% z_velocity_des_witharm_noswing=Velocity_Recording.des_com_velocity(:,3)';
% z_velocity_des_witharm_noswing=z_velocity_des_witharm_noswing(:,2:end);
% x_velocity_des_witharm_noswing=Velocity_Recording.des_com_velocity(:,1)';
% x_velocity_des_witharm_noswing=x_velocity_des_witharm_noswing(:,2:end);
% 
% 
% load('robot_with_arm/WBC/h=0.15_l=0.1/no_swing/position.mat');
% %%% actual position
% z_position_act_witharm_noswing=Position_Recording.actual_com(:,3)';
% z_position_act_witharm_noswing=z_position_act_witharm_noswing(:,2:end);
% x_position_act_witharm_noswing=Position_Recording.actual_com(:,1)';
% x_position_act_witharm_noswing=x_position_act_witharm_noswing(:,2:end);
% %%% desire position
% z_position_des_witharm_noswing=Position_Recording.des_com(:,3)';
% z_position_des_witharm_noswing=z_position_des_witharm_noswing(:,2:end);
% x_position_des_witharm_noswing=Position_Recording.des_com(:,1)';
% x_position_des_witharm_noswing=x_position_des_witharm_noswing(:,2:end);
% 
% 
% 
% 
% 
% 
% 
% 
% 
% % robot with arm 
% load('robot_with_arm/WBC/h=0.15_l=0.1/velocity.mat');
% %%% actual velocity
% z_velocity_act_witharm=Velocity_Recording.actual_com_velocity(:,3)';
% z_velocity_act_witharm=z_velocity_act_witharm(:,2:end);
% x_velocity_act_witharm=Velocity_Recording.actual_com_velocity(:,1)';
% x_velocity_act_witharm=x_velocity_act_witharm(:,2:end);
% %%% desire velocity
% z_velocity_des_witharm=Velocity_Recording.des_com_velocity(:,3)';
% z_velocity_des_witharm=z_velocity_des_witharm(:,2:end);
% x_velocity_des_witharm=Velocity_Recording.des_com_velocity(:,1)';
% x_velocity_des_witharm=x_velocity_des_witharm(:,2:end);
% 
% load('robot_with_arm/WBC/h=0.15_l=0.1/position.mat');
% %%% actual position
% z_position_act_witharm=Position_Recording.actual_com(:,3)';
% z_position_act_witharm=z_position_act_witharm(:,2:end);
% x_position_act_witharm=Position_Recording.actual_com(:,1)';
% x_position_act_witharm=x_position_act_witharm(:,2:end);
% %%% desire position
% z_position_des_witharm=Position_Recording.des_com(:,3)';
% z_position_des_witharm=z_position_des_witharm(:,2:end);
% x_position_des_witharm=Position_Recording.des_com(:,1)';
% x_position_des_witharm=x_position_des_witharm(:,2:end);
% 
% 
% % Joint postion
% % torso_to_R_ShoulderRx
% % torso_to_L_ShoulderRx
% % R_ShoulderRx_to_R_UpperArm
% % L_ShoulderRx_to_L_UpperArm
% % R_UpperArm_to_R_ForeArm
% % L_UpperArm_to_L_ForeArm
% load('robot_with_arm/WBC/h=0.15_l=0.1/joint_position.mat');
% R_ShoulderRx=Joint_Position_Recording.joint_p(:,1)';
% R_ShoulderRx=R_ShoulderRx(:,2:end);
% L_ShoulderRx=Joint_Position_Recording.joint_p(:,2)';
% L_ShoulderRx=L_ShoulderRx(:,2:end);
% 
% R_UpperArm=Joint_Position_Recording.joint_p(:,3)';
% R_UpperArm=R_UpperArm(:,2:end);
% L_UpperArm=Joint_Position_Recording.joint_p(:,4)';
% L_UpperArm=L_UpperArm(:,2:end);
% 
% R_ForeArm=Joint_Position_Recording.joint_p(:,5)';
% R_ForeArm=R_ForeArm(:,2:end);
% L_ForeArm=Joint_Position_Recording.joint_p(:,6)';
% L_ForeArm=L_ForeArm(:,2:end);


%% velocity h=0.5 l=0.2 I=0.113552 --end_time=5 --target_realtime_rate=1
% robot with arm no swing 
load('Agility_analysis/h_0_5_l_0_2_ns_I_0.113552.mat');
%%% actual velocity
z_velocity_act_witharm_noswing=Velocity_Recording.actual_com_velocity(:,3)';
z_velocity_act_witharm_noswing=z_velocity_act_witharm_noswing(:,2:end);
x_velocity_act_witharm_noswing=Velocity_Recording.actual_com_velocity(:,1)';
x_velocity_act_witharm_noswing=x_velocity_act_witharm_noswing(:,2:end);
%%% desire velocity
z_velocity_des_witharm_noswing=Velocity_Recording.des_com_velocity(:,3)';
z_velocity_des_witharm_noswing=z_velocity_des_witharm_noswing(:,2:end);
x_velocity_des_witharm_noswing=Velocity_Recording.des_com_velocity(:,1)';
x_velocity_des_witharm_noswing=x_velocity_des_witharm_noswing(:,2:end);


% robot with arm swing
load('Agility_analysis/h_0_5_l_0_2_s_I_0.113552.mat');
%%% actual velocity
z_velocity_act_witharm=Velocity_Recording.actual_com_velocity(:,3)';
z_velocity_act_witharm=z_velocity_act_witharm(:,2:end);
x_velocity_act_witharm=Velocity_Recording.actual_com_velocity(:,1)';
x_velocity_act_witharm=x_velocity_act_witharm(:,2:end);
%%% desire velocity
z_velocity_des_witharm=Velocity_Recording.des_com_velocity(:,3)';
z_velocity_des_witharm=z_velocity_des_witharm(:,2:end);
x_velocity_des_witharm=Velocity_Recording.des_com_velocity(:,1)';
x_velocity_des_witharm=x_velocity_des_witharm(:,2:end);

%% velocity h=0.5 l=0.2 I=10 --end_time=5 --target_realtime_rate=1
% robot with arm no swing 
load('Agility_analysis/h_0_5_l_0_2_ns_I_10.mat');
%%% actual velocity
z_velocity_act_witharm_noswing=Velocity_Recording.actual_com_velocity(:,3)';
z_velocity_act_witharm_noswing=z_velocity_act_witharm_noswing(:,2:end);
x_velocity_act_witharm_noswing=Velocity_Recording.actual_com_velocity(:,1)';
x_velocity_act_witharm_noswing=x_velocity_act_witharm_noswing(:,2:end);
%%% desire velocity
z_velocity_des_witharm_noswing=Velocity_Recording.des_com_velocity(:,3)';
z_velocity_des_witharm_noswing=z_velocity_des_witharm_noswing(:,2:end);
x_velocity_des_witharm_noswing=Velocity_Recording.des_com_velocity(:,1)';
x_velocity_des_witharm_noswing=x_velocity_des_witharm_noswing(:,2:end);


% robot with arm swing
load('Agility_analysis/h_0_5_l_0_2_s_I_10.mat');
%%% actual velocity
z_velocity_act_witharm=Velocity_Recording.actual_com_velocity(:,3)';
z_velocity_act_witharm=z_velocity_act_witharm(:,2:end);
x_velocity_act_witharm=Velocity_Recording.actual_com_velocity(:,1)';
x_velocity_act_witharm=x_velocity_act_witharm(:,2:end);
%%% desire velocity
z_velocity_des_witharm=Velocity_Recording.des_com_velocity(:,3)';
z_velocity_des_witharm=z_velocity_des_witharm(:,2:end);
x_velocity_des_witharm=Velocity_Recording.des_com_velocity(:,1)';
x_velocity_des_witharm=x_velocity_des_witharm(:,2:end);



%% velocity h=0.5 l=0.2 --end_time=5 --target_realtime_rate=1
% robot with arm no swing 
load('Agility_analysis/h_0_5_l_0_2_ns.mat');
%%% actual velocity
z_velocity_act_witharm_noswing=Velocity_Recording.actual_com_velocity(:,3)';
z_velocity_act_witharm_noswing=z_velocity_act_witharm_noswing(:,2:end);
x_velocity_act_witharm_noswing=Velocity_Recording.actual_com_velocity(:,1)';
x_velocity_act_witharm_noswing=x_velocity_act_witharm_noswing(:,2:end);
%%% desire velocity
z_velocity_des_witharm_noswing=Velocity_Recording.des_com_velocity(:,3)';
z_velocity_des_witharm_noswing=z_velocity_des_witharm_noswing(:,2:end);
x_velocity_des_witharm_noswing=Velocity_Recording.des_com_velocity(:,1)';
x_velocity_des_witharm_noswing=x_velocity_des_witharm_noswing(:,2:end);


% robot with arm swing
load('Agility_analysis/h_0_5_l_0_2_s.mat');
%%% actual velocity
z_velocity_act_witharm=Velocity_Recording.actual_com_velocity(:,3)';
z_velocity_act_witharm=z_velocity_act_witharm(:,2:end);
x_velocity_act_witharm=Velocity_Recording.actual_com_velocity(:,1)';
x_velocity_act_witharm=x_velocity_act_witharm(:,2:end);
%%% desire velocity
z_velocity_des_witharm=Velocity_Recording.des_com_velocity(:,3)';
z_velocity_des_witharm=z_velocity_des_witharm(:,2:end);
x_velocity_des_witharm=Velocity_Recording.des_com_velocity(:,1)';
x_velocity_des_witharm=x_velocity_des_witharm(:,2:end);


%% velocity h=0.15 l=0.2 --end_time=5 --target_realtime_rate=1
% robot with arm no swing 
load('Agility_analysis/h_0_15_l_0_1_ns.mat');
%%% actual velocity
z_velocity_act_witharm_noswing=Velocity_Recording.actual_com_velocity(:,3)';
z_velocity_act_witharm_noswing=z_velocity_act_witharm_noswing(:,2:end);
x_velocity_act_witharm_noswing=Velocity_Recording.actual_com_velocity(:,1)';
x_velocity_act_witharm_noswing=x_velocity_act_witharm_noswing(:,2:end);
%%% desire velocity
z_velocity_des_witharm_noswing=Velocity_Recording.des_com_velocity(:,3)';
z_velocity_des_witharm_noswing=z_velocity_des_witharm_noswing(:,2:end);
x_velocity_des_witharm_noswing=Velocity_Recording.des_com_velocity(:,1)';
x_velocity_des_witharm_noswing=x_velocity_des_witharm_noswing(:,2:end);


% robot with arm swing
load('Agility_analysis/h_0_15_l_0_1_s.mat');
%%% actual velocity
z_velocity_act_witharm=Velocity_Recording.actual_com_velocity(:,3)';
z_velocity_act_witharm=z_velocity_act_witharm(:,2:end);
x_velocity_act_witharm=Velocity_Recording.actual_com_velocity(:,1)';
x_velocity_act_witharm=x_velocity_act_witharm(:,2:end);
%%% desire velocity
z_velocity_des_witharm=Velocity_Recording.des_com_velocity(:,3)';
z_velocity_des_witharm=z_velocity_des_witharm(:,2:end);
x_velocity_des_witharm=Velocity_Recording.des_com_velocity(:,1)';
x_velocity_des_witharm=x_velocity_des_witharm(:,2:end);


%% Stability velocity h=0.15 l=0.1 --end_time=5 --target_realtime_rate=1
% robot with arm no swing 
load('Stability/h_0_15_l_0_1_ns.mat');
%%% actual velocity
z_velocity_act_witharm_noswing=Velocity_Recording.actual_com_velocity(:,3)';
z_velocity_act_witharm_noswing=z_velocity_act_witharm_noswing(:,2:end);
x_velocity_act_witharm_noswing=Velocity_Recording.actual_com_velocity(:,1)';
x_velocity_act_witharm_noswing=x_velocity_act_witharm_noswing(:,2:end);
%%% desire velocity
z_velocity_des_witharm_noswing=Velocity_Recording.des_com_velocity(:,3)';
z_velocity_des_witharm_noswing=z_velocity_des_witharm_noswing(:,2:end);
x_velocity_des_witharm_noswing=Velocity_Recording.des_com_velocity(:,1)';
x_velocity_des_witharm_noswing=x_velocity_des_witharm_noswing(:,2:end);
%%% actual pitch moment
pitch_moment_witharm_noswing=Velocity_Recording.pitch_moment;
pitch_moment_witharm_noswing=pitch_moment_witharm_noswing(:,2:end);

% robot with arm swing
load('Stability/h_0_15_l_0_1_s.mat');
%%% actual velocity
z_velocity_act_witharm=Velocity_Recording.actual_com_velocity(:,3)';
z_velocity_act_witharm=z_velocity_act_witharm(:,2:end);
x_velocity_act_witharm=Velocity_Recording.actual_com_velocity(:,1)';
x_velocity_act_witharm=x_velocity_act_witharm(:,2:end);
%%% desire velocity
z_velocity_des_witharm=Velocity_Recording.des_com_velocity(:,3)';
z_velocity_des_witharm=z_velocity_des_witharm(:,2:end);
x_velocity_des_witharm=Velocity_Recording.des_com_velocity(:,1)';
x_velocity_des_witharm=x_velocity_des_witharm(:,2:end);
%%% actual pitch moment
pitch_moment_witharm=Velocity_Recording.pitch_moment;
pitch_moment_witharm=pitch_moment_witharm(:,2:end);
%% Joint postion h=0.15 l=0.1 
% torso_to_R_ShoulderRx
% torso_to_L_ShoulderRx
% R_ShoulderRx_to_R_UpperArm
% L_ShoulderRx_to_L_UpperArm
% R_UpperArm_to_R_ForeArm
% L_UpperArm_to_L_ForeArm
load('robot_with_arm/WBC/h=0.15_l=0.1/joint_position.mat');
R_ShoulderRx=Joint_Position_Recording.joint_p(:,1)';
R_ShoulderRx=R_ShoulderRx(:,2:end);
L_ShoulderRx=Joint_Position_Recording.joint_p(:,2)';
L_ShoulderRx=L_ShoulderRx(:,2:end);

R_UpperArm=Joint_Position_Recording.joint_p(:,3)';
R_UpperArm=R_UpperArm(:,2:end);
L_UpperArm=Joint_Position_Recording.joint_p(:,4)';
L_UpperArm=L_UpperArm(:,2:end);

R_ForeArm=Joint_Position_Recording.joint_p(:,5)';
R_ForeArm=R_ForeArm(:,2:end);
L_ForeArm=Joint_Position_Recording.joint_p(:,6)';
L_ForeArm=L_ForeArm(:,2:end);

%% Joint postion h=0.5 l=0.2 
% torso_to_R_ShoulderRx
% torso_to_L_ShoulderRx
% R_ShoulderRx_to_R_UpperArm
% L_ShoulderRx_to_L_UpperArm
% R_UpperArm_to_R_ForeArm
% L_UpperArm_to_L_ForeArm
load('Agility_analysis/h_0_5_l_0_2_s_I_10_joint.mat');
R_ShoulderRx=Joint_Position_Recording.joint_p(:,1)';
R_ShoulderRx=R_ShoulderRx(:,2:end);
L_ShoulderRx=Joint_Position_Recording.joint_p(:,2)';
L_ShoulderRx=L_ShoulderRx(:,2:end);

R_UpperArm=Joint_Position_Recording.joint_p(:,3)';
R_UpperArm=R_UpperArm(:,2:end);
L_UpperArm=Joint_Position_Recording.joint_p(:,4)';
L_UpperArm=L_UpperArm(:,2:end);

R_ForeArm=Joint_Position_Recording.joint_p(:,5)';
R_ForeArm=R_ForeArm(:,2:end);
L_ForeArm=Joint_Position_Recording.joint_p(:,6)';
L_ForeArm=L_ForeArm(:,2:end);

load('Agility_analysis/h_0_5_l_0_2_s_joint.mat');
R_ShoulderRx=Joint_Position_Recording.joint_p(:,1)';
R_ShoulderRx=R_ShoulderRx(:,2:end);
L_ShoulderRx=Joint_Position_Recording.joint_p(:,2)';
L_ShoulderRx=L_ShoulderRx(:,2:end);

R_UpperArm=Joint_Position_Recording.joint_p(:,3)';
R_UpperArm=R_UpperArm(:,2:end);
L_UpperArm=Joint_Position_Recording.joint_p(:,4)';
L_UpperArm=L_UpperArm(:,2:end);

R_ForeArm=Joint_Position_Recording.joint_p(:,5)';
R_ForeArm=R_ForeArm(:,2:end);
L_ForeArm=Joint_Position_Recording.joint_p(:,6)';
L_ForeArm=L_ForeArm(:,2:end);


%% Joint postion h=0.15 l=0.1 
% torso_to_R_ShoulderRx
% torso_to_L_ShoulderRx
% R_ShoulderRx_to_R_UpperArm
% L_ShoulderRx_to_L_UpperArm
% R_UpperArm_to_R_ForeArm
% L_UpperArm_to_L_ForeArm
load('Stability/h_0_15_l_0_1_s_joint.mat');
% load('Agility_analysis/h_0_15_l_0_1_s_joint.mat');

R_ShoulderRx=Joint_Position_Recording.joint_p(:,1)';
R_ShoulderRx=R_ShoulderRx(:,2:end);
L_ShoulderRx=Joint_Position_Recording.joint_p(:,2)';
L_ShoulderRx=L_ShoulderRx(:,2:end);

R_UpperArm=Joint_Position_Recording.joint_p(:,3)';
R_UpperArm=R_UpperArm(:,2:end);
L_UpperArm=Joint_Position_Recording.joint_p(:,4)';
L_UpperArm=L_UpperArm(:,2:end);

R_ForeArm=Joint_Position_Recording.joint_p(:,5)';
R_ForeArm=R_ForeArm(:,2:end);
L_ForeArm=Joint_Position_Recording.joint_p(:,6)';
L_ForeArm=L_ForeArm(:,2:end);



%% energy h=0.15 l=0.1 --end_time=0.2 --target_realtime_rate=0.2
% robot with arm swing 
load('Agility_analysis/h_0_15_l_0_1_s_energy.mat');

E_RThigh_nas=Energy_Recording.energy_cost_joint(:,2+1)';
E_RThigh_nas=E_RThigh_nas(:,2:end);
E_RKnee_nas=Energy_Recording.power_joint(:,3+1)';
E_RKnee_nas=E_RKnee_nas(:,2:end);
E_RAnkle_nas=Energy_Recording.power_joint(:,4+1)';
E_RAnkle_nas=E_RAnkle_nas(:,2:end);

E_LThigh_s=Energy_Recording.power_joint(:,7+1)';
E_LThigh_s=E_LThigh_s(:,2:end);
E_LKnee_s=Energy_Recording.power_joint(:,8+1)';
E_LKnee_s=E_LKnee_s(:,2:end);
E_LAnkle_s=Energy_Recording.power_joint(:,9+1)';
E_LAnkle_s=E_LAnkle_s(:,2:end);

E_RHipz_s=Energy_Recording.power_joint(:,0+1)';
E_RHipz_s=E_RHipz_s(:,2:end);
E_RHipx_s=Energy_Recording.power_joint(:,1+1)';
E_RHipx_s=E_RHipx_s(:,2:end);

E_LHipz_s=Energy_Recording.power_joint(:,5+1)';
E_LHipz_s=E_LHipz_s(:,2:end);
E_LHipx_s=Energy_Recording.power_joint(:,6+1)';
E_LHipx_s=E_LHipx_s(:,2:end);

E_Lower_s=E_RThigh_s+E_LThigh_s+E_RKnee_s+...
                E_LKnee_s+E_RAnkle_s+E_LAnkle_s+...
                E_RHipz_s+E_RHipx_s+...
                E_LHipz_s+E_LHipx_s;

%% energy h=0.15 l=0.1 --end_time=0.2 --target_realtime_rate=0.2
% robot with arm no swing 
load('Agility_analysis/h_0_15_l_0_1_ns_energy.mat');
P_RThigh_ns=Energy_Recording.power_joint(:,2+1)';
P_RThigh_ns=P_RThigh_ns(:,2:end);
P_RKnee_ns=Energy_Recording.power_joint(:,3+1)';
P_RKnee_ns=P_RKnee_ns(:,2:end);
P_RAnkle_ns=Energy_Recording.power_joint(:,4+1)';
P_RAnkle_ns=P_RAnkle_ns(:,2:end);

P_LThigh_ns=Energy_Recording.power_joint(:,7+1)';
P_LThigh_ns=P_LThigh_ns(:,2:end);
P_LKnee_ns=Energy_Recording.power_joint(:,8+1)';
P_LKnee_ns=P_LKnee_ns(:,2:end);
P_LAnkle_ns=Energy_Recording.power_joint(:,9+1)';
P_LAnkle_ns=P_LAnkle_ns(:,2:end);

P_RHipz_ns=Energy_Recording.power_joint(:,0+1)';
P_RHipz_ns=P_RHipz_ns(:,2:end);
P_RHipx_ns=Energy_Recording.power_joint(:,1+1)';
P_RHipx_ns=P_RHipx_ns(:,2:end);

P_LHipz_ns=Energy_Recording.power_joint(:,5+1)';
P_LHipz_ns=P_LHipz_ns(:,2:end);
P_LHipx_ns=Energy_Recording.power_joint(:,6+1)';
P_LHipx_ns=P_LHipx_ns(:,2:end);

P_Lower_ns=P_RThigh_ns+P_LThigh_ns+P_RKnee_ns+...
                P_LKnee_ns+P_RAnkle_ns+P_LAnkle_ns+...
                P_RHipz_ns+P_RHipx_ns+...
                P_LHipz_ns+P_LHipx_ns;
            
% time=Energy_Recording.lcm_timestamp/5;
% f_=figure;
% plot(time,P_Lower_ns);
% hold on;
% plot(time,P_Lower_s);
% xlabel('time (s)');ylabel('P (W)');
% legend('AS','NAS');
% set(gca, 'linewidth',1,'FontSize',15,'Fontname', 'Times New Roman','FontWeight','bold');

%% plot
time=Velocity_Recording.lcm_timestamp/5;
a=500;
num=5000;
time=time(:,a:num);





f0=figure;
plot(time,pitch_moment_witharm(:,a:num));
xlabel('time (s)');ylabel('moment (N·m·s)');
hold on;
plot(time,pitch_moment_witharm_noswing(:,a:num));
hold on;
legend('AS','NAS');
set(gca, 'linewidth',1,'FontSize',15,'Fontname', 'Times New Roman','FontWeight','bold');
sum_error_p_s=sum(abs(pitch_moment_witharm(:,a:num)));
sum_error_p_ns=sum(abs(pitch_moment_witharm_noswing(:,a:num)));

f1=figure;

plot(time,z_velocity_act_witharm(:,a:num),'LineWidth',1.2);
xlabel('time (s)');ylabel('vz (m/s)');
% xlabel('x','Fontname', 'Times New Roman','FontSize',12);
hold on;
plot(time,z_velocity_act_witharm_noswing(:,a:num),'LineWidth',1.2);
xlabel('time (s)');ylabel('vz (m/s)');
hold on;
legend('AS','NAS','Location','northwest');
set(gca, 'linewidth',1,'FontSize',15,'Fontname', 'Times New Roman','FontWeight','bold');

sum_error_z_s=sum(abs(z_velocity_act_witharm(:,a:num)));
sum_error_z_ns=sum(abs(z_velocity_act_witharm_noswing(:,a:num)));

% f2=figure;
% plot(time,z_velocity_des_witharm(:,a:num),'-');
% xlabel('time (s)');ylabel('vz (m/s)');
% hold on;
% plot(time,z_velocity_des_witharm_noswing(:,a:num),'-');
% xlabel('time (s)');ylabel('vz (m/s)');
% hold on;
% legend('des\_vz_s','des\_vz_ns', 'Location', 'northwest');
% title("des\_vz");
% set(gca, 'linewidth',1, 'fontsize',15);
% 
f3=figure;
plot(time,x_velocity_act_witharm(:,a:num),'LineWidth',1.2);
xlabel('time (s)');ylabel('vx (m/s)');
hold on;
plot(time,x_velocity_act_witharm_noswing(:,a:num),'LineWidth',1.2);
xlabel('time (s)');ylabel('vx (m/s)');
hold on;
legend('AS','NAS','Location', 'northwest');
set(gca, 'linewidth',1, 'fontsize',15,'Fontname', 'Times New Roman','FontWeight','bold');
sum_error_x=sum(abs(x_velocity_act_witharm(:,a:num)));
sum_error_x_ns=sum(abs(x_velocity_act_witharm_noswing(:,a:num)));

% 
% f4=figure;
% plot(time,x_velocity_des_witharm(:,a:num),'-');
% xlabel('time (s)');ylabel('vx (m/s)');
% hold on;
% plot(time,x_velocity_des_witharm_noswing(:,a:num),'-');
% xlabel('time (s)');ylabel('vx (m/s)');
% hold on;
% legend('des\_vx_s','des\_vx_ns', 'Location', 'northwest');
% title("des\_vx");
% set(gca, 'linewidth',1, 'fontsize',15, 'Fontname', 'Times New Roman');
% 


f5=figure;
subplot(2,1,1);
plot(time,R_UpperArm(:,a:num)*180/pi);
xlabel('time (s)');ylabel('angle (deg)');
legend('UpperArm\_joint');
set(gca, 'linewidth',1, 'fontsize',15,'FontWeight','bold');
hold on;

subplot(2,1,2);
plot(time,R_ForeArm(:,a:num)*180/pi);
% ylim([-40,0]);
xlabel('time (s)');ylabel('angle (deg)');
legend('ForeArm\_joint');
% title("arm\_joint");
set(gca, 'linewidth',1, 'fontsize',15,'FontWeight','bold');

% f6=figure;
% R_UpperArm_dot=diff(R_UpperArm)./diff(time);
% R_ForeArm_dot=diff(R_ForeArm)./diff(time);
% subplot(2,1,1);
% plot(time(:,a:num-1),R_UpperArm_dot(:,a:num-1)*180/pi);
% xlabel('time (s)');ylabel('Angular velocity (deg)');
% legend('UpperArm\_joint');
% set(gca, 'linewidth',1, 'fontsize',15);
% hold on;
% 
% subplot(2,1,2);
% plot(time(:,a:num-1),R_ForeArm_dot(:,a:num-1)*180/pi);
% xlabel('time (s)');ylabel('Angular velocity (deg)');
% legend('ForeArm\_joint');
% % title("arm\_joint");
% set(gca, 'linewidth',1, 'fontsize',15);

f__=figure;
X = categorical({'Total','Upper','Lower'});
X = reordercats(X,{'Total','Upper','Lower'});
Y = [166.5 204.4;13.5 1;153 203.4];
b = bar(X,Y,1);
xtips1 = b(1).XEndPoints;
ytips1 = b(1).YEndPoints; 
labels1 = string(b(1).YData);
text(xtips1,ytips1,labels1,'HorizontalAlignment','center',...
    'VerticalAlignment','bottom','FontSize',11)

xtips2 = b(2).XEndPoints;
ytips2 = b(2).YEndPoints; 
labels2 = string(b(2).YData);
text(xtips2,ytips2,labels2,'HorizontalAlignment','center',...
    'VerticalAlignment','bottom','FontSize',11)

legend('AS','NAS');
ylabel("Energy  (J)")
set(gca,'FontSize',15)
a=0;







%% plot
% time=Velocity_Recording.lcm_timestamp;
% a=1;
% num=4000;
% time=time(:,a:num);
% f1=figure;
% subplot(4,1,1)
% plot(time,R_ShoulderRx(:,a:num),'-.');
% hold on;
% plot(time,L_ShoulderRx(:,a:num),'--');
% legend('R ShoulderRx','L ShoulderRx');
% title("Shoulder")
% 
% subplot(4,1,2)
% plot(time,R_UpperArm(:,a:num),'-.');
% hold on;
% plot(time,L_UpperArm(:,a:num),'--');
% hold on;
% plot(time,z_velocity_act_witharm(:,a:num));
% hold on;
% plot(time,z_velocity_des_witharm(:,a:num));
% legend('R UpperArm','L UpperArm','z velocity','z des velocity');
% title("UpperArm swing")
% 
% subplot(4,1,3)
% plot(time,R_UpperArm(:,a:num),'-.');
% hold on;
% plot(time,L_UpperArm(:,a:num),'--');
% hold on;
% plot(time,z_velocity_act_witharm_noswing(:,a:num));
% hold on;
% plot(time,z_velocity_des_witharm(:,a:num));
% legend('R UpperArm','L UpperArm','z velocity','z des velocity');
% title("UpperArm no swing")
% 
% subplot(4,1,4)
% plot(time,R_ForeArm(:,a:num),'-.');
% hold on;
% plot(time,L_ForeArm(:,a:num),'--');
% legend('R ForeArm','L ForeArm');
% title("ForeArm")
